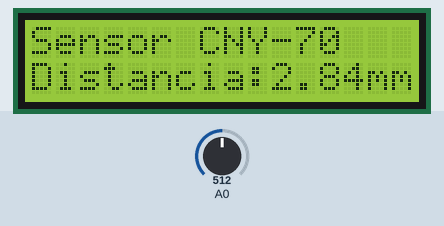
Simulated run of this sketch. Board: Arduino Uno, built with avr-gcc and run on an emulated ATmega328P. On the bench: 16×2 character LCD. The test bench sets the inputs (shaded band); at power-on: A0 = 512.

Above: at 1.6 s.
1.7 s: A0 set to 716
At 3.2 s:
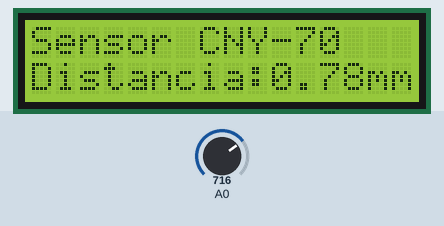
3.5 s: A0 set to 900
At 5.2 s:
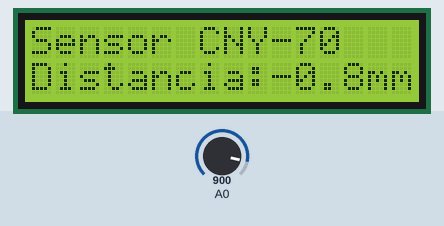
5.5 s: A0 set to 1023
At 7.5 s:
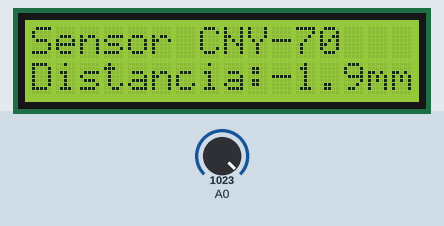
Timing chart, 0 to 9.0 s (numbered marks = the images above; inputs shaded):
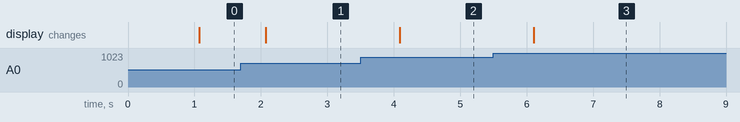

Measured:
- after the input at 1.7 s, the display: changes after 0.38 s (image 1)
- after the input at 3.5 s, the display: changes after 0.59 s (image 2)
- after the input at 5.5 s, the display: changes after 0.61 s (image 3)

The sketch:

Fototransistor.ino
```cpp
#include<LiquidCrystal.h>
LiquidCrystal lcd(12,11,5,4,3,2);//Inicializar la libreria indicando los pins de la interfaz
void setup() {
  Serial.begin(9600);
  lcd.begin(16,2);//Configuramos las filas y columnas de la pantalla
  pinMode(A0,INPUT);

}

 double pot1=0;
 double v=0;
 double x=0;
void loop() {
  delay(1000);
  lcd.clear();
  lcd.setCursor(0,0);//Ubicar el cursor en la columna 0 y fila 0
  lcd.print("Sensor CNY-70");
  pot1=analogRead(A0);
  v=5*pot1/1023;
  x=17.93666667-8.164965809*sqrt(0.9160601667+v);
  lcd.setCursor(0,1);
  lcd.print("Distancia:");
  lcd.setCursor(10,1);
  lcd.print(x);
  lcd.setCursor(14,1);
  lcd.print("mm");


}
```
